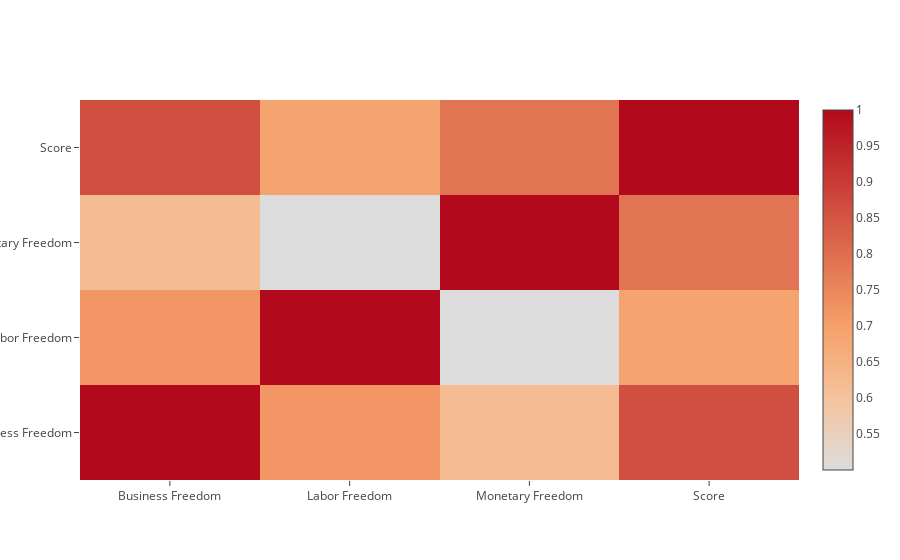

This figure's notebook cell:
### Markdown cell above
**Analyzing the correlation between the score and the open market parameters:**
* High correlation between score all the open market parameters.
* HIgh correlation between Financial and investment freedom.

### Code cell
visualizers_1.visualize_feature_correlation(countries_involved_data,regulatory_efficiency_data)

### Figure 1 — Plotly figure (JSON) as saved in the notebook; plotly's stock layout.template omitted (floating-point values rounded to 4 significant figures)
{"data": [{"colorscale": "Reds", "type": "heatmap", "x": ["Business Freedom", "Labor Freedom", "Monetary Freedom", "Score"], "y": ["Business Freedom", "Labor Freedom", "Monetary Freedom", "Score"], "z": [[1, 0.72, 0.6202, 0.8613], [0.72, 1, 0.5003, 0.6886], [0.6202, 0.5003, 1, 0.7877], [0.8613, 0.6886, 0.7877, 1]]}], "layout": {}}
